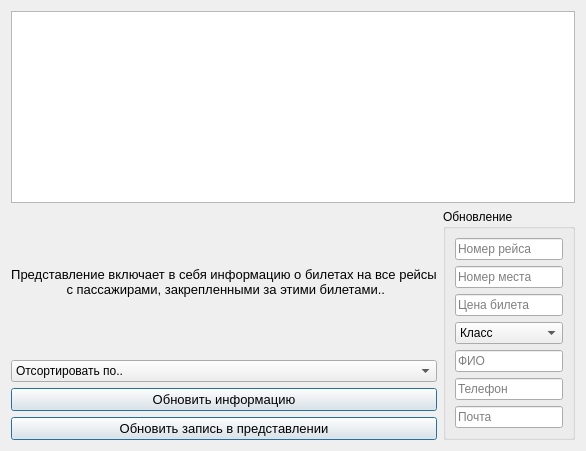
      <widget class="QWidget" name="tab_10">
       <attribute name="title">
        <string>Представление</string>
       </attribute>
       <layout class="QGridLayout" name="gridLayout_37">
        <item row="4" column="0">
         <widget class="QPushButton" name="Admin_viewUpdate_button">
          <property name="sizePolicy">
           <sizepolicy hsizetype="Minimum" vsizetype="Fixed">
            <horstretch>0</horstretch>
            <verstretch>0</verstretch>
           </sizepolicy>
          </property>
          <property name="font">
           <font>
            <pointsize>10</pointsize>
           </font>
          </property>
          <property name="text">
           <string>Обновить запись в представлении</string>
          </property>
          <property name="default">
           <bool>true</bool>
          </property>
         </widget>
        </item>
        <item row="3" column="0">
         <widget class="QPushButton" name="Admin_view_updInfo_button">
          <property name="font">
           <font>
            <pointsize>10</pointsize>
           </font>
          </property>
          <property name="text">
           <string>Обновить информацию</string>
          </property>
          <property name="default">
           <bool>true</bool>
          </property>
         </widget>
        </item>
        <item row="2" column="0">
         <widget class="QComboBox" name="Admin_view_sort_comboBox">
          <property name="sizePolicy">
           <sizepolicy hsizetype="Preferred" vsizetype="Fixed">
            <horstretch>0</horstretch>
            <verstretch>0</verstretch>
           </sizepolicy>
          </property>
          <property name="focusPolicy">
           <enum>Qt::NoFocus</enum>
          </property>
          <item>
           <property name="text">
            <string>Отсортировать по..</string>
           </property>
          </item>
         </widget>
        </item>
        <item row="0" column="0" colspan="2">
         <widget class="QTableView" name="Admin_view_tableView">
          <property name="focusPolicy">
           <enum>Qt::NoFocus</enum>
          </property>
          <property name="selectionMode">
           <enum>QAbstractItemView::SingleSelection</enum>
          </property>
         </widget>
        </item>
        <item row="1" column="0">
         <widget class="QLabel" name="label_12">
          <property name="sizePolicy">
           <sizepolicy hsizetype="Preferred" vsizetype="Preferred">
            <horstretch>0</horstretch>
            <verstretch>0</verstretch>
           </sizepolicy>
          </property>
          <property name="font">
           <font>
            <pointsize>10</pointsize>
           </font>
          </property>
          <property name="text">
           <string>Представление включает в себя информацию о билетах на все рейсы
 с пассажирами, закрепленными за этими билетами..</string>
          </property>
          <property name="alignment">
           <set>Qt::AlignCenter</set>
          </property>
         </widget>
        </item>
        <item row="1" column="1" rowspan="4">
         <widget class="QGroupBox" name="groupBox_27">
          <property name="title">
           <string>Обновление</string>
          </property>
          <layout class="QGridLayout" name="gridLayout_38">
           <item row="0" column="0">
            <widget class="QLineEdit" name="Admin_view_aircraftnumber_lineEdit">
             <property name="sizePolicy">
              <sizepolicy hsizetype="Preferred" vsizetype="Fixed">
               <horstretch>0</horstretch>
               <verstretch>0</verstretch>
              </sizepolicy>
             </property>
             <property name="maxLength">
              <number>6</number>
             </property>
             <property name="placeholderText">
              <string>Номер рейса</string>
             </property>
            </widget>
           </item>
           <item row="2" column="0">
            <widget class="QLineEdit" name="Admin_view_ticketPrice_lineEdit">
             <property name="sizePolicy">
              <sizepolicy hsizetype="Preferred" vsizetype="Fixed">
               <horstretch>0</horstretch>
               <verstretch>0</verstretch>
              </sizepolicy>
             </property>
             <property name="maxLength">
              <number>6</number>
             </property>
             <property name="placeholderText">
              <string>Цена билета</string>
             </property>
            </widget>
           </item>
           <item row="1" column="0">
            <widget class="QLineEdit" name="Admin_view_placenumber_lineEdit">
             <property name="sizePolicy">
              <sizepolicy hsizetype="Preferred" vsizetype="Fixed">
               <horstretch>0</horstretch>
               <verstretch>0</verstretch>
              </sizepolicy>
             </property>
             <property name="maxLength">
              <number>3</number>
             </property>
             <property name="placeholderText">
              <string>Номер места</string>
             </property>
            </widget>
           </item>
           <item row="6" column="0">
            <widget class="QLineEdit" name="Admin_view_email_lineEdit">
             <property name="sizePolicy">
              <sizepolicy hsizetype="Preferred" vsizetype="Fixed">
               <horstretch>0</horstretch>
               <verstretch>0</verstretch>
              </sizepolicy>
             </property>
             <property name="maxLength">
              <number>50</number>
             </property>
             <property name="placeholderText">
              <string>Почта</string>
             </property>
            </widget>
           </item>
           <item row="3" column="0">
            <widget class="QComboBox" name="Admin_view_ticketClass_comboBox">
             <property name="focusPolicy">
              <enum>Qt::NoFocus</enum>
             </property>
             <item>
              <property name="text">
               <string>Класс</string>
              </property>
             </item>
            </widget>
           </item>
           <item row="5" column="0">
            <widget class="QLineEdit" name="Admin_view_phone_lineEdit">
             <property name="sizePolicy">
              <sizepolicy hsizetype="Preferred" vsizetype="Fixed">
               <horstretch>0</horstretch>
               <verstretch>0</verstretch>
              </sizepolicy>
             </property>
             <property name="maxLength">
              <number>20</number>
             </property>
             <property name="placeholderText">
              <string>Телефон</string>
             </property>
            </widget>
           </item>
           <item row="4" column="0">
            <widget class="QLineEdit" name="Admin_view_fullName_lineEdit">
             <property name="sizePolicy">
              <sizepolicy hsizetype="Preferred" vsizetype="Fixed">
               <horstretch>0</horstretch>
               <verstretch>0</verstretch>
              </sizepolicy>
             </property>
             <property name="maxLength">
              <number>50</number>
             </property>
             <property name="placeholderText">
              <string>ФИО</string>
             </property>
            </widget>
           </item>
          </layout>
         </widget>
        </item>
       </layout>
      </widget>
